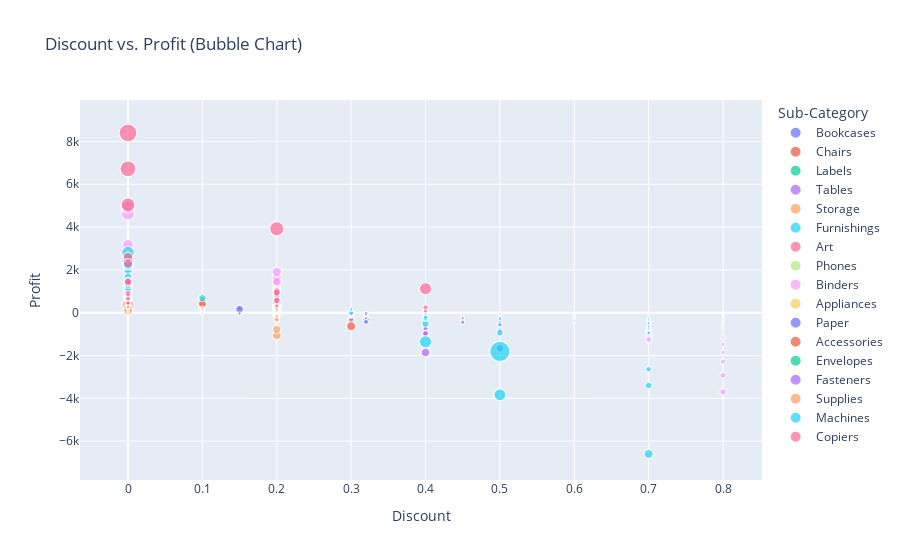

The cell this chart's notebook holds for it:
### Code cell
# 5.Bubble Chart
fig5 = px.scatter(pp, x='Discount', y='Profit', size='Sales', color='Sub-Category',
                  title='Discount vs. Profit (Bubble Chart)')
fig5.show()

### Figure 1 — Plotly figure (JSON) as saved in the notebook; plotly's stock layout.template omitted (floating-point values rounded to 4 significant figures; data arrays with more than 128 entries replaced by an {"elided": "..."} marker saying what was removed)
{"data": [{"hovertemplate": "Sub-Category=Bookcases<br>Discount=%{x}<br>Profit=%{y}<br>Sales=%{marker.size}<extra></extra>", "legendgroup": "Bookcases", "marker": {"color": "#636efa", "size": {"elided": "228 float values"}, "sizemode": "area", "sizeref": 56.6, "symbol": "circle"}, "mode": "markers", "name": "Bookcases", "showlegend": true, "type": "scattergl", "x": {"elided": "228 float values"}, "xaxis": "x", "y": {"elided": "228 float values"}, "yaxis": "y"}, {"hovertemplate": "Sub-Category=Chairs<br>Discount=%{x}<br>Profit=%{y}<br>Sales=%{marker.size}<extra></extra>", "legendgroup": "Chairs", "marker": {"color": "#EF553B", "size": {"elided": "617 float values"}, "sizemode": "area", "sizeref": 56.6, "symbol": "circle"}, "mode": "markers", "name": "Chairs", "showlegend": true, "type": "scattergl", "x": {"elided": "617 float values"}, "xaxis": "x", "y": {"elided": "617 float values"}, "yaxis": "y"}, {"hovertemplate": "Sub-Category=Labels<br>Discount=%{x}<br>Profit=%{y}<br>Sales=%{marker.size}<extra></extra>", "legendgroup": "Labels", "marker": {"color": "#00cc96", "size": {"elided": "364 float values"}, "sizemode": "area", "sizeref": 56.6, "symbol": "circle"}, "mode": "markers", "name": "Labels", "showlegend": true, "type": "scattergl", "x": {"elided": "364 float values"}, "xaxis": "x", "y": {"elided": "364 float values"}, "yaxis": "y"}, {"hovertemplate": "Sub-Category=Tables<br>Discount=%{x}<br>Profit=%{y}<br>Sales=%{marker.size}<extra></extra>", "legendgroup": "Tables", "marker": {"color": "#ab63fa", "size": {"elided": "319 float values"}, "sizemode": "area", "sizeref": 56.6, "symbol": "circle"}, "mode": "markers", "name": "Tables", "showlegend": true, "type": "scattergl", "x": {"elided": "319 float values"}, "xaxis": "x", "y": {"elided": "319 float values"}, "yaxis": "y"}, {"hovertemplate": "Sub-Category=Storage<br>Discount=%{x}<br>Profit=%{y}<br>Sales=%{marker.size}<extra></extra>", "legendgroup": "Storage", "marker": {"color": "#FFA15A", "size": {"elided": "846 float values"}, "sizemode": "area", "sizeref": 56.6, "symbol": "circle"}, "mode": "markers", "name": "Storage", "showlegend": true, "type": "scattergl", "x": {"elided": "846 float values"}, "xaxis": "x", "y": {"elided": "846 float values"}, "yaxis": "y"}, {"hovertemplate": "Sub-Category=Furnishings<br>Discount=%{x}<br>Profit=%{y}<br>Sales=%{marker.size}<extra></extra>", "legendgroup": "Furnishings", "marker": {"color": "#19d3f3", "size": {"elided": "957 float values"}, "sizemode": "area", "sizeref": 56.6, "symbol": "circle"}, "mode": "markers", "name": "Furnishings", "showlegend": true, "type": "scattergl", "x": {"elided": "957 float values"}, "xaxis": "x", "y": {"elided": "957 float values"}, "yaxis": "y"}, {"hovertemplate": "Sub-Category=Art<br>Discount=%{x}<br>Profit=%{y}<br>Sales=%{marker.size}<extra></extra>", "legendgroup": "Art", "marker": {"color": "#FF6692", "size": {"elided": "796 float values"}, "sizemode": "area", "sizeref": 56.6, "symbol": "circle"}, "mode": "markers", "name": "Art", "showlegend": true, "type": "scattergl", "x": {"elided": "796 float values"}, "xaxis": "x", "y": {"elided": "796 float values"}, "yaxis": "y"}, {"hovertemplate": "Sub-Category=Phones<br>Discount=%{x}<br>Profit=%{y}<br>Sales=%{marker.size}<extra></extra>", "legendgroup": "Phones", "marker": {"color": "#B6E880", "size": {"elided": "889 float values"}, "sizemode": "area", "sizeref": 56.6, "symbol": "circle"}, "mode": "markers", "name": "Phones", "showlegend": true, "type": "scattergl", "x": {"elided": "889 float values"}, "xaxis": "x", "y": {"elided": "889 float values"}, "yaxis": "y"}, {"hovertemplate": "Sub-Category=Binders<br>Discount=%{x}<br>Profit=%{y}<br>Sales=%{marker.size}<extra></extra>", "legendgroup": "Binders", "marker": {"color": "#FF97FF", "size": {"elided": "1523 float values"}, "sizemode": "area", "sizeref": 56.6, "symbol": "circle"}, "mode": "markers", "name": "Binders", "showlegend": true, "type": "scattergl", "x": {"elided": "1523 float values"}, "xaxis": "x", "y": {"elided": "1523 float values"}, "yaxis": "y"}, {"hovertemplate": "Sub-Category=Appliances<br>Discount=%{x}<br>Profit=%{y}<br>Sales=%{marker.size}<extra></extra>", "legendgroup": "Appliances", "marker": {"color": "#FECB52", "size": {"elided": "466 float values"}, "sizemode": "area", "sizeref": 56.6, "symbol": "circle"}, "mode": "markers", "name": "Appliances", "showlegend": true, "type": "scattergl", "x": {"elided": "466 float values"}, "xaxis": "x", "y": {"elided": "466 float values"}, "yaxis": "y"}, {"hovertemplate": "Sub-Category=Paper<br>Discount=%{x}<br>Profit=%{y}<br>Sales=%{marker.size}<extra></extra>", "legendgroup": "Paper", "marker": {"color": "#636efa", "size": {"elided": "1370 float values"}, "sizemode": "area", "sizeref": 56.6, "symbol": "circle"}, "mode": "markers", "name": "Paper", "showlegend": true, "type": "scattergl", "x": {"elided": "1370 float values"}, "xaxis": "x", "y": {"elided": "1370 float values"}, "yaxis": "y"}, {"hovertemplate": "Sub-Category=Accessories<br>Discount=%{x}<br>Profit=%{y}<br>Sales=%{marker.size}<extra></extra>", "legendgroup": "Accessories", "marker": {"color": "#EF553B", "size": {"elided": "775 float values"}, "sizemode": "area", "sizeref": 56.6, "symbol": "circle"}, "mode": "markers", "name": "Accessories", "showlegend": true, "type": "scattergl", "x": {"elided": "775 float values"}, "xaxis": "x", "y": {"elided": "775 float values"}, "yaxis": "y"}, {"hovertemplate": "Sub-Category=Envelopes<br>Discount=%{x}<br>Profit=%{y}<br>Sales=%{marker.size}<extra></extra>", "legendgroup": "Envelopes", "marker": {"color": "#00cc96", "size": {"elided": "254 float values"}, "sizemode": "area", "sizeref": 56.6, "symbol": "circle"}, "mode": "markers", "name": "Envelopes", "showlegend": true, "type": "scattergl", "x": {"elided": "254 float values"}, "xaxis": "x", "y": {"elided": "254 float values"}, "yaxis": "y"}, {"hovertemplate": "Sub-Category=Fasteners<br>Discount=%{x}<br>Profit=%{y}<br>Sales=%{marker.size}<extra></extra>", "legendgroup": "Fasteners", "marker": {"color": "#ab63fa", "size": {"elided": "217 float values"}, "sizemode": "area", "sizeref": 56.6, "symbol": "circle"}, "mode": "markers", "name": "Fasteners", "showlegend": true, "type": "scattergl", "x": {"elided": "217 float values"}, "xaxis": "x", "y": {"elided": "217 float values"}, "yaxis": "y"}, {"hovertemplate": "Sub-Category=Supplies<br>Discount=%{x}<br>Profit=%{y}<br>Sales=%{marker.size}<extra></extra>", "legendgroup": "Supplies", "marker": {"color": "#FFA15A", "size": {"elided": "190 float values"}, "sizemode": "area", "sizeref": 56.6, "symbol": "circle"}, "mode": "markers", "name": "Supplies", "showlegend": true, "type": "scattergl", "x": {"elided": "190 float values"}, "xaxis": "x", "y": {"elided": "190 float values"}, "yaxis": "y"}, {"hovertemplate": "Sub-Category=Machines<br>Discount=%{x}<br>Profit=%{y}<br>Sales=%{marker.size}<extra></extra>", "legendgroup": "Machines", "marker": {"color": "#19d3f3", "size": [8160.0, 1188, 480.0, 3060.0, 2520.0, 3992.0, 482.3, 69.99, 1008.0, 8000.0, 265.5, 3060.0, 336.5, 1380.0, 4900.0, 686.3, 695.7, 95.99, 3040, 396, 399.5, 1440.0, 597.1, 4000.0, 240.0, 2396.0, 1350.0, 653.0, 351.0, 821.3, 22640.0, 1920.0, 695.7, 207.0, 2550.0, 837.6, 1800.0, 1705.0, 1920.0, 558.4, 418.8, 288.0, 2395.0, 465.0, 59.99, 287.9, 480.0, 768.0, 3080, 2625.0, 210.0, 4800.0, 385.8, 9100.0, 448.0, 558.4, 837.6, 30.34, 2322.0, 629.9, 2800.0, 52.44, 105.6, 210.0, 532.7, 32.98, 71.98, 2549.0, 506.3, 343.2, 65.97, 5200.0, 1040.0, 78.66, 319.9, 372.0, 7000.0, 83.9, 1363.0, 270.0, 12.59, 241.2, 480.0, 369.2, 342.0, 600.0, 559.7, 649, 1280.0, 449.1, 29.93, 703.7, 1300.0, 4500.0, 3404.0, 3358.0, 2973.0, 4644.0, 600.5, 1036.0, 8750.0, 998.9, 11.56, 240.0, 686.4, 102.0, 480, 180.0, 120, 287.9, 4477.0, 574.9, 91.47, 224.9, 399.5], "sizemode": "area", "sizeref": 56.6, "symbol": "circle"}, "mode": "markers", "name": "Machines", "showlegend": true, "type": "scattergl", "x": [0.4, 0.7, 0.7, 0.4, 0.4, 0, 0.7, 0, 0.3, 0.5, 0.5, 0.1, 0.4, 0, 0, 0.2, 0.5, 0.7, 0, 0, 0.7, 0.4, 0.4, 0, 0.2, 0.2, 0, 0.7, 0.1, 0.5, 0.5, 0.2, 0.5, 0.7, 0.7, 0.2, 0.7, 0, 0.2, 0.2, 0.4, 0.2, 0.2, 0, 0.7, 0.4, 0, 0.2, 0, 0.5, 0, 0.2, 0.2, 0, 0.2, 0.2, 0.2, 0.7, 0, 0, 0, 0, 0.2, 0.3, 0.2, 0.5, 0.2, 0.2, 0.2, 0.2, 0, 0, 0.2, 0, 0, 0.2, 0, 0, 0.3, 0.7, 0.7, 0.7, 0.4, 0.2, 0.7, 0.7, 0.4, 0.5, 0.2, 0.7, 0.7, 0.7, 0.5, 0.7, 0, 0.2, 0.2, 0, 0.3, 0, 0, 0.4, 0.2, 0.2, 0.2, 0.7, 0, 0.7, 0.5, 0.4, 0.2, 0.3, 0.5, 0.7, 0.4], "xaxis": "x", "y": [-1360.0, -950.4, -384.0, -510.0, -252.0, 1996.0, -337.6, 30.1, 43.2, -3840.0, -111.5, 680.0, 44.87, 648.6, 2401.0, 223.1, -27.83, -64.0, 1459.0, 190.1, -559.4, -264.0, 49.76, 1160.0, 80.99, 179.7, 364.5, -936.0, 152.1, -16.43, -1811.0, 216.0, -27.83, -172.5, -3400.0, 62.82, -2640.0, 767.2, 216.0, 41.88, -97.72, 97.19, 209.6, 209.2, -46.0, 33.59, 240.0, 288.0, 1417.0, -945.0, 90.29, 360.0, 130.2, 2366.0, 140.0, 41.88, 62.82, -24.28, 1115.0, 296.1, 1372.0, 24.12, 35.62, 8.999, 53.27, -1.979, 24.29, 286.7, 177.2, 38.61, 31.01, 1352.0, 104.0, 36.18, 118.4, 116.2, 2240.0, 22.65, -19.47, -387.0, -18.04, -168.8, 56.0, 32.3, -319.2, -480.0, -121.3, -272.6, 416.0, -643.7, -21.95, -938.3, -572.0, -6600.0, 1668.0, 377.7, 334.5, 2229.0, 137.3, 269.3, 2800.0, -199.8, 3.757, 39.0, 77.22, -71.4, 225.6, -252.0, -7.2, 33.59, 503.6, 156.0, -1.829, -165.0, -79.91], "yaxis": "y"}, {"hovertemplate": "Sub-Category=Copiers<br>Discount=%{x}<br>Profit=%{y}<br>Sales=%{marker.size}<extra></extra>", "legendgroup": "Copiers", "marker": {"color": "#FF6692", "size": [960.0, 1800.0, 1200.0, 3000.0, 1200.0, 1200.0, 600.0, 840.0, 560.0, 3150.0, 1440.0, 1120.0, 480.0, 11200.0, 960.0, 480.0, 2800.0, 3360.0, 440.0, 900.0, 880.0, 880.0, 2800.0, 1000.0, 10500.0, 800.0, 440.0, 660.0, 480.0, 2880.0, 1600.0, 1200.0, 550.0, 3000.0, 960.0, 2800.0, 2000.0, 600.0, 550.0, 1200.0, 1440.0, 8400.0, 2000.0, 320.0, 17500.0, 2400.0, 480.0, 600.0, 2400.0, 640.0, 1500.0, 1400.0, 5400.0, 1200.0, 1080.0, 14000.0, 1000.0, 300.0, 480.0, 480.0, 720.0, 480.0, 1800.0, 960.0, 4900.0, 900.0, 480.0, 2800.0], "sizemode": "area", "sizeref": 56.6, "symbol": "circle"}, "mode": "markers", "name": "Copiers", "showlegend": true, "type": "scattergl", "x": [0.2, 0, 0.2, 0, 0.2, 0.2, 0, 0.4, 0.2, 0, 0.4, 0.2, 0.2, 0.2, 0.2, 0.2, 0.2, 0.2, 0.2, 0, 0.2, 0.2, 0.2, 0, 0, 0.2, 0.2, 0.4, 0.2, 0.2, 0, 0.4, 0, 0, 0.2, 0.2, 0.2, 0, 0, 0.2, 0.2, 0.4, 0, 0.2, 0, 0.2, 0.2, 0.4, 0.2, 0.2, 0, 0, 0, 0, 0.4, 0, 0, 0, 0.2, 0.2, 0.2, 0.2, 0.4, 0.2, 0, 0.4, 0.2, 0.2], "xaxis": "x", "y": [336.0, 702.0, 435.0, 1380.0, 435.0, 375.0, 210.0, 70.0, 175.0, 1480.0, 192.0, 378.0, 60.0, 3920.0, 120.0, 60.0, 875.0, 1050.0, 165.0, 315.0, 330.0, 330.0, 945.0, 450.0, 5040.0, 250.0, 165.0, 110.0, 90.0, 1008.0, 752.0, 180.0, 275.0, 1440.0, 336.0, 1015.0, 625.0, 234.0, 275.0, 225.0, 486.0, 1120.0, 900.0, 108.0, 8400.0, 840.0, 90.0, 70.0, 570.0, 216.0, 450.0, 630.0, 2592.0, 468.0, 126.0, 6720.0, 450.0, 90.0, 162.0, 60.0, 135.0, 90.0, 240.0, 312.0, 2303.0, 75.0, 162.0, 945.0], "yaxis": "y"}], "layout": {"legend": {"itemsizing": "constant", "title": {"text": "Sub-Category"}, "tracegroupgap": 0}, "title": {"text": "Discount vs. Profit (Bubble Chart)"}, "xaxis": {"anchor": "y", "domain": [0, 1], "title": {"text": "Discount"}}, "yaxis": {"anchor": "x", "domain": [0, 1], "title": {"text": "Profit"}}}}
